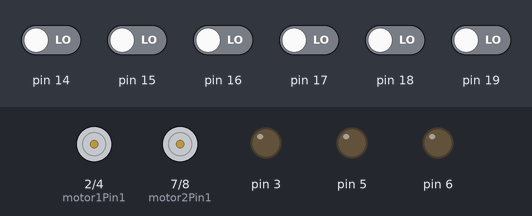
Bench run of a sketch on a simulated Arduino Uno, built with avr-gcc and run on an emulated ATmega328P. Parts: motor-driver pin pairs drawn as motors (green arrow = first pin HIGH = forward, orange = second pin HIGH = backward, longer = more drive, scaled by the enable pin), output pins drawn as LEDs (lit = HIGH). The test bench sets the inputs (shaded band); at power-on: pin 14–19 LOW.

Above: at 1.2 s.
1.3 s: pin 15 driven HIGH
At 2.3 s:
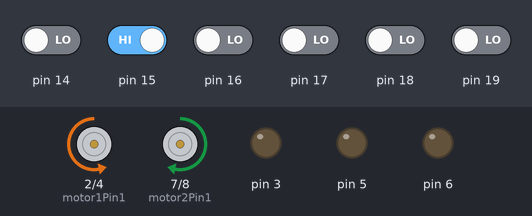
2.8 s: pin 16 driven HIGH
At 3.4 s:
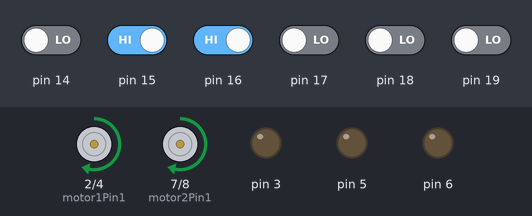
4.3 s: pin 15 driven LOW
At 5.5 s:
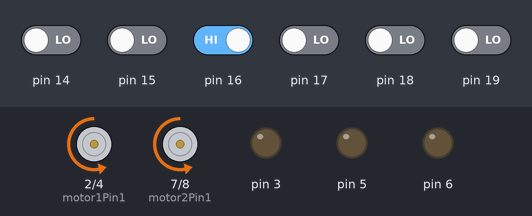
5.8 s: pin 14 driven HIGH
At 6.9 s:
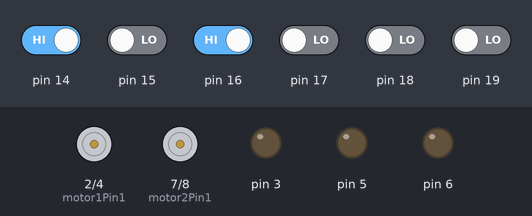
7.3 s: pin 14 driven LOW
At 8.0 s:
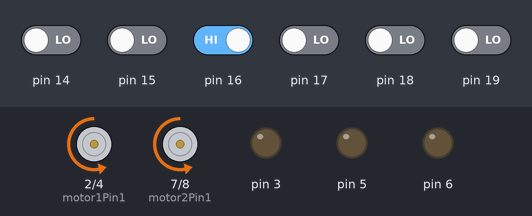
8.8 s: pin 16 driven LOW and pin 17 driven HIGH
At 9.2 s:
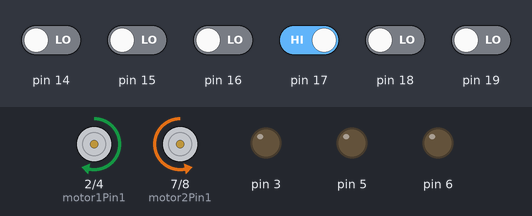
Timing chart, 0 to 11.3 s (numbered marks = the images above; inputs shaded):
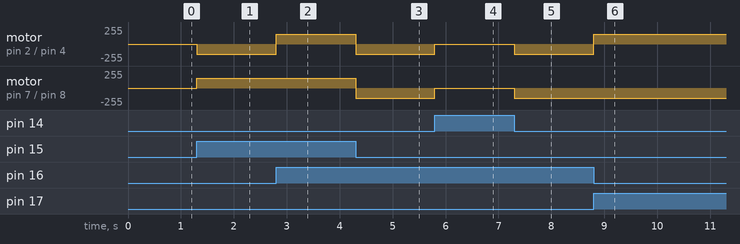

The sketch:

dtmf.ino
```cpp
int motor1Pin1 = 2;
int motor1Pin2 = 4;
int motor2Pin1 = 7;
int motor2Pin2 = 8;
int pwm1=9;
int pwm2=10;
int i=0,k=0,m=0;

void setup()
{
        Serial.begin(9600);
	pinMode(motor1Pin1, OUTPUT);
	pinMode(motor1Pin2, OUTPUT);
	pinMode(motor2Pin1, OUTPUT);
	pinMode(motor2Pin2, OUTPUT);
        pinMode(pwm1, OUTPUT);
	pinMode(pwm2, OUTPUT);
	//pinMode(motorsPinEnable, OUTPUT);
	//digitalWrite(motorsPinEnable,HIGH);
	DDRC = 0x00;
	DDRD = 0xFF;
}
void loop()
{
    while(1)
    {
        i = PINC;
	k = i & 0xFF;
	if(m != k) {
		switch (k) {
		case 0x02: {
			forward();
			m=k;
			continue;
                        break;
		}

		case 0x04: {
			left();
			m=k;
			continue;
                        break;
		}
                case 0x05:{
                            stop1();
                            m=k;
                            continue;
                            break;
                }
		case 0x06: {
			right();
			m=k;
			continue;
                        break;
		}
                case 0x08: {
			backward();
			m=k;
			continue;
                        break;
		}
                default:
                {
			m=k;
			continue;
                        break;
		}
		}
}	}
 }
void forward()
{
	//digitalWrite(motorsPinEnable,HIGH);
	digitalWrite(motor1Pin1, LOW);
	digitalWrite(motor1Pin2, HIGH);
	digitalWrite(motor2Pin1, HIGH);
	digitalWrite(motor2Pin2, LOW);
        analogWrite(pwm1,150);
        analogWrite(pwm2,150);
	//delay(1000);
	//digitalWrite(motorsPinEnable,LOW);
}
void backward()
{
	//digitalWrite(motorsPinEnable,HIGH);
	digitalWrite(motor1Pin1, HIGH);
	digitalWrite(motor1Pin2, LOW);
	digitalWrite(motor2Pin1, LOW);
	digitalWrite(motor2Pin2, HIGH);
        analogWrite(pwm1,150);
        analogWrite(pwm2,150);
	//delay(1000);
	//digitalWrite(motorsPinEnable,LOW);
}
void left()
{
	//digitalWrite(motorsPinEnable,HIGH);
	digitalWrite(motor1Pin1, LOW);
	digitalWrite(motor1Pin2, HIGH);
	digitalWrite(motor2Pin1, LOW);
	digitalWrite(motor2Pin2, HIGH);
        analogWrite(pwm1,150);
        analogWrite(pwm2,150);
	//delay(1000);
	//digitalWrite(motorsPinEnable,LOW);
}
void right()
{
	//digitalWrite(motorsPinEnable,HIGH);
	digitalWrite(motor1Pin1, HIGH);
	digitalWrite(motor1Pin2, LOW);
	digitalWrite(motor2Pin1, HIGH);
	digitalWrite(motor2Pin2, LOW);
        analogWrite(pwm1,150);
        analogWrite(pwm2,150);
	//delay(1000);
	//digitalWrite(motorsPinEnable,LOW);
}

void stop1()
{
	//digitalWrite(motorsPinEnable,HIGH);
	digitalWrite(motor1Pin1, LOW);
	digitalWrite(motor1Pin2, LOW);
	digitalWrite(motor2Pin1, LOW);
	digitalWrite(motor2Pin2, LOW);
        analogWrite(pwm1,0);
        analogWrite(pwm2,0);
	//delay(1000);
	//digitalWrite(motorsPinEnable,LOW);
}
```

Measured:
- after the input at 1.3 s, motor on pin 2 (motor1Pin1) / pin 4 (motor1Pin2): stopped → backward 150/255 at once; motor on pin 7 (motor2Pin1) / pin 8 (motor2Pin2): stopped → forward 150/255 at once
- after the input at 2.8 s, motor on pin 2 (motor1Pin1) / pin 4 (motor1Pin2): backward 150/255 → forward 150/255 at once
- after the input at 4.3 s, motor on pin 2 (motor1Pin1) / pin 4 (motor1Pin2), motor on pin 7 (motor2Pin1) / pin 8 (motor2Pin2): forward 150/255 → backward 150/255 at once
- after the input at 5.8 s, motor on pin 2 (motor1Pin1) / pin 4 (motor1Pin2), motor on pin 7 (motor2Pin1) / pin 8 (motor2Pin2): backward 150/255 → stopped at once
- after the input at 7.3 s, motor on pin 2 (motor1Pin1) / pin 4 (motor1Pin2), motor on pin 7 (motor2Pin1) / pin 8 (motor2Pin2): stopped → backward 150/255 at once
- after the input at 8.8 s, motor on pin 2 (motor1Pin1) / pin 4 (motor1Pin2): backward 150/255 → forward 150/255 at once
